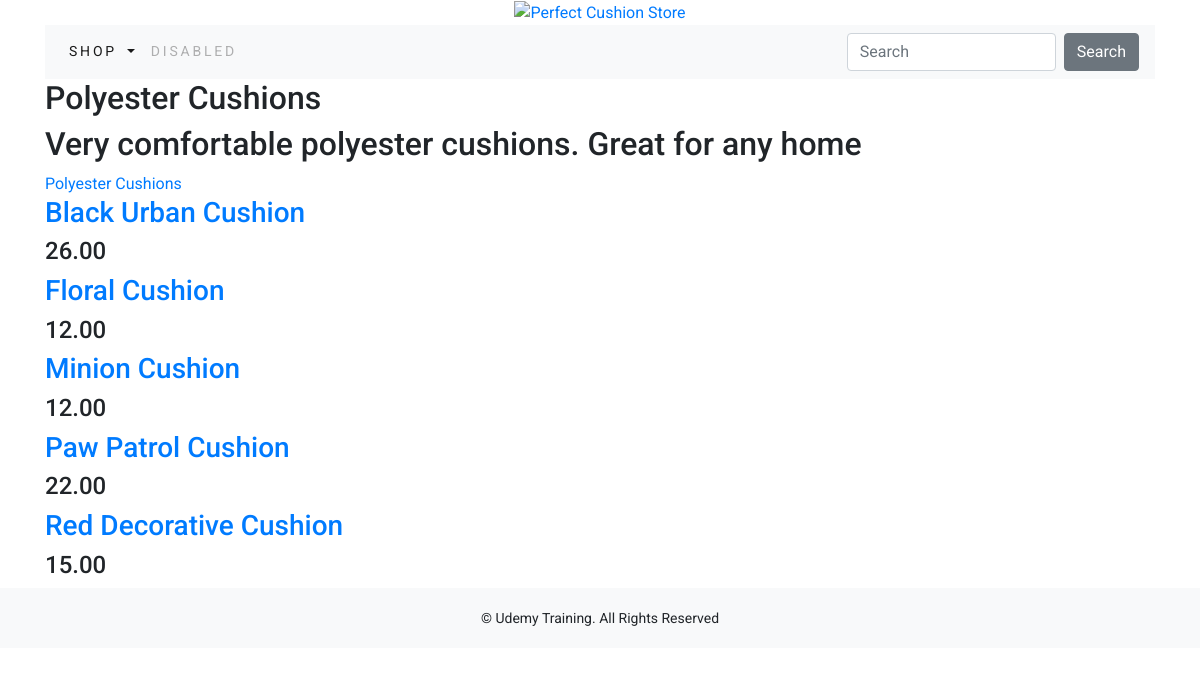
/shop/polyester-cushions/, run on the app's committed database.
### shop/models.py (models this page shows, shortened)
class Category(models.Model):
    name = models.CharField(max_length=247, unique=True)
    slug = models.SlugField(max_length=247, unique=True)
    description = models.TextField(blank=True)
    image = models.ImageField(upload_to='category', blank=True)
    class Meta:
        ordering = ['name']
        verbose_name = 'category'
        verbose_name_plural = 'categories'
    def get_absolute_url(self):
        return reverse('shop:productsbycategory', kwargs={'slug':self.slug})

class Product(models.Model):
        name = models.CharField(max_length=247, unique=True)
        slug = models.SlugField(max_length=247, unique=True)
        description = models.TextField(blank=True)
        category = models.ForeignKey(Category, related_name='products', on_delete=models.CASCADE, null=True, blank=True)
        price = models.DecimalField(max_digits=10, decimal_places=2)
        image = models.ImageField(upload_to='product', blank=True)
        stock = models.IntegerField()
        available = models.BooleanField(default=True)
        created = models.DateTimeField(auto_now_add=True)
        updated = models.DateTimeField(auto_now=True)
        class Meta:
            ordering = ['name']
            verbose_name = 'product'
            verbose_name_plural = 'products'
        def get_absolute_url(self, *args, **kwargs):
            return reverse('shop:singleproduct', kwargs={'slug':self.slug})

### shop/views.py (the view)
# urls.py: path('<slug:slug>/', views.SingleCategory.as_view(), name='productsbycategory'),
class SingleCategory(generic.DetailView):
    model = Category

### cart/context_processors.py (called while the page is built)
def counter(request):
    item_count = 0
    if 'admin' in request.path:
        return {}
    else:
        try:
            cart = Cart.objects.filter(cart_id=_cart_id(request))
            cart_items = CartItem.objects.all().filter(cart=cart[:1])
            for cart_item in cart_items:
                item_count += cart_item.quantity
        except Cart.DoesNotExist:
            item_count = 0
    return dict(item_count = item_count)

### cart/views.py (called while the page is built)
def _cart_id(request):
    cart = request.session.session_key
    if not cart:
        cart = request.session.create()
    return cart

### shop/templates/shop/category_detail.html (shortened to what this page needs)
{% extends 'base.html' %}
{% block content %}
    <h2>{{ category.name }}</h2>
    <h2>{{ category.description }}</h2>
    <a href="{{ category.get_absolute_url }}">{{category.name}}</a>
    <br>
    {% for product in category.products.all %}
        <a href="{{ product.get_absolute_url }}"><h3>{{ product.name }}</h3></a>
        <h4>{{ product.price }}</h4>
    {% endfor %}
{% endblock %}

### templates/base.html (shortened to what this page needs)
<!DOCTYPE html>
{% load staticfiles %}
<html lang="en" dir="ltr">
    <head>
        <link rel="stylesheet" href="https://stackpath.bootstrapcdn.com/bootstrap/4.3.1/css/bootstrap.min.css">
        <link rel="stylesheet" href="https://maxcdn.bootstrapcdn.com/bootstrap/3.3.7/css/bootstrap-theme.min.css">
        <link rel="stylesheet" href="https://use.fontawesome.com/releases/v5.7.2/css/all.css">
        <link rel="stylesheet" href="{% static 'perfectcushion/css/master.css' %}">
    </head>
    <body>
        <div class="container">
            {% include '_header.html' %}
            {% include '_navbar.html' %}
            {% block content %}
            {% endblock %}
        </div>
            {% include '_footer.html' %}
    </body>
</html>

### templates/_header.html
{% load staticfiles %}
<header>
    <center>
        <a href="{% url 'shop:allprodcat' %}"><img src="{% static 'img/logo.png' %}" alt="Perfect Cushion Store"></a>
    </center>
</header>

### templates/_navbar.html (shortened to what this page needs)
{% load bootstrap4 %}
<nav class="navbar navbar-expand-lg navbar-light bg-light">
    <div class="collapse navbar-collapse" id="navbarSupportedContent">
        <ul class="navbar-nav mr-auto">
            <li class="nav-item dropdown {% if 'shop' in request.path %}active{% endif %}">
                <a class="nav-link dropdown-toggle" href="#" id="navbarDropdown" role="button" data-toggle="dropdown" aria-haspopup="true" aria-expanded="false">
                    Shop
                </a>
            </li>
            <li class="nav-item">
                <a class="nav-link disabled" href="#" tabindex="-1" aria-disabled="true">Disabled</a>
            </li>
        </ul>
        <form class="form-inline my-2 my-lg-0" action="{% url 'search:productsearch' %}" method="get">
            <input class="form-control mr-sm-2" type="search" placeholder="Search" aria-label="Search" name='q'>
            <button class="btn btn-secondary my-2 my-sm-0" type="submit">Search</button>
        </form>
    </div>
</nav>

### templates/_footer.html
<div class="footer navbar-fixed-bottom my_footer">
    <p class="text-center">&copy; Udemy Training. All Rights Reserved</p>
</div>

### static/perfectcushion/master.css (style rules this page uses)
body { font-family: 'Roboto', sans-serif; }
.nav-item, .dropdown-item { letter-spacing: .2em; font-size: 14px; text-transform: uppercase; }
.my_footer { background-color: #f8f9fa; height: 60px; }
.my_footer p { padding-top: 20px; font-size: 14px; }

### data on the page
Category: name "Polyester Cushions", description "Very comfortable polyester cushions. Great for any home"
Product: name "Black Urban Cushion", price "26.00"
Product: name "Floral Cushion", price "12.00"
Product: name "Minion Cushion", price "12.00"
Product: name "Paw Patrol Cushion", price "22.00"
Product: name "Red Decorative Cushion", price "15.00"
